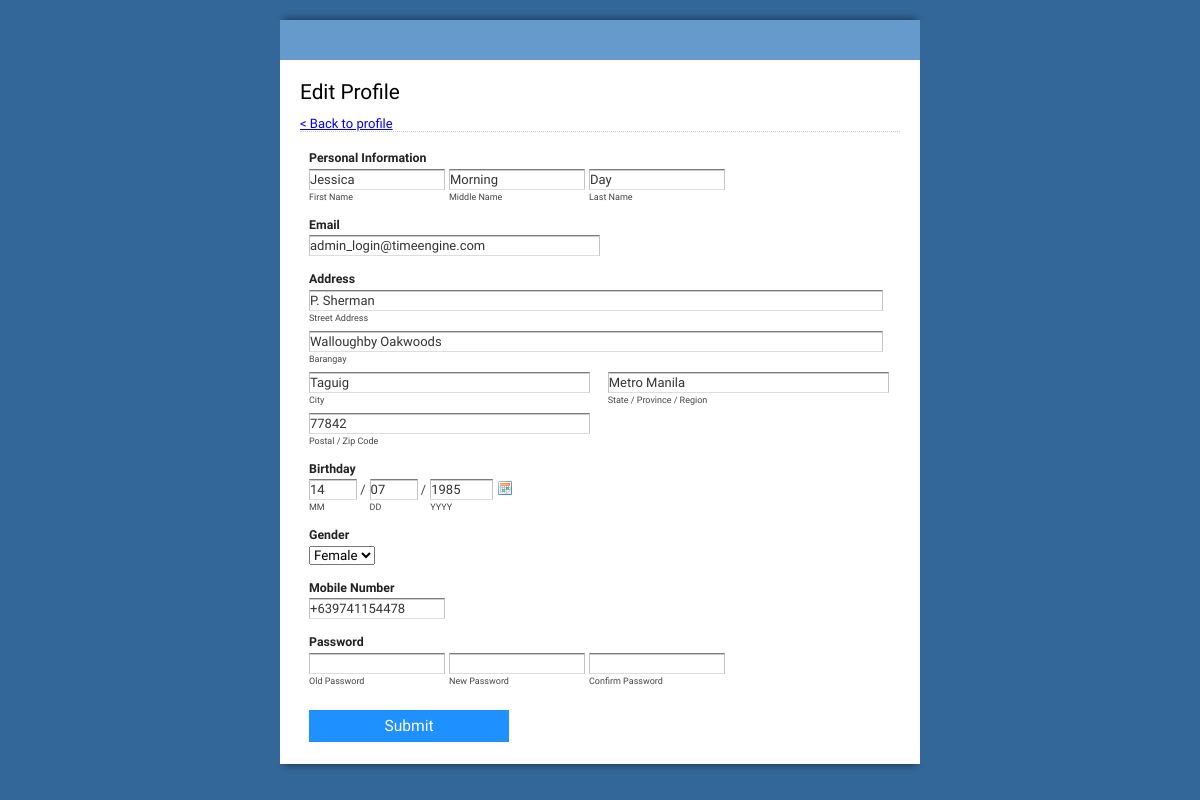
The page /edit.php (signed in) on the database its author committed.
### tables this page shows
CREATE TABLE IF NOT EXISTS employee(
	id int(10) AUTO_INCREMENT PRIMARY KEY,
    username VARCHAR(50) NOT NULL,
    password VARCHAR(100) NOT NULL,
    first_name VARCHAR(50) NOT NULL,
    middle_name VARCHAR(50) NOT NULL,
    last_name VARCHAR(50) NOT NULL,
    address VARCHAR(200) NOT NULL,
    barangay VARCHAR(200) NOT NULL,
    city VARCHAR(100) NOT NULL,
    province VARCHAR(100) NOT NULL,
    zip VARCHAR(10) NOT NULL,
    gender VARCHAR(1) NOT NULL,
    phone VARCHAR(20) NOT NULL,
    role VARCHAR(20) NOT NULL,
    birth_day varchar(5),
    birth_month varchar(20),
    birth_year varchar(10),
    time_status varchar(10)
);

### edit.php (the view, shortened to what this page needs)
<?php
require_once './connection.php';
$username = $_SESSION['username'];
$SQL_GET_PROFILE = "SELECT * FROM time_engine.employee WHERE username = '$username'";
$result = $connection->query($SQL_GET_PROFILE);
if($result->num_rows > 0) {
	$profile = $result->fetch_assoc();
} else {
	header($_SERVER['SERVER_PROTOCOL'] . ' 500 Internal Server Error', true, 500);
}
?>
<!DOCTYPE html PUBLIC "-//W3C//DTD XHTML 1.0 Transitional//EN" "http://www.w3.org/TR/xhtml1/DTD/xhtml1-transitional.dtd">
<html xmlns="http://www.w3.org/1999/xhtml">
<head>
	<link rel="stylesheet" type="text/css" href="./form/view.css" media="all">
</head>
<body id="main_body" >
<img id="top" src="/employee/form/top.png" alt="">
<div id="form_container">
	<h1><a>Employee Registration</a></h1>
	<form id="form_16373" class="appnitro"  method="post" action="">
		<div class="form_description">
			<h2>Edit Profile</h2>
			<a href="/employee/dashboard.php" class="back">< Back to profile</a>
		</div>
		<ul >
			<li id="li_1" >
				<label class="description" for="element_1">Personal Information </label>
				<span>
			<input id="first_name" name="first_name" class="element text" maxlength="255" size="14"  value="<?=$profile['first_name']?>" required/>
			<label class="tam">First Name</label>
		</span>
				<span>
			<input id="middle_name" name="middle_name" class="element text" maxlength="255" size="14"  value="<?=$profile['middle_name']?>" />
		<label class="tam">Middle Name</label>
		</span>
				<span>
			<input id="last_name" name="last_name" class="element text" maxlength="255" size="14"  value="<?=$profile['last_name']?>" required/>
			<label class="tam">Last Name</label>
		</span>
			</li>		<li id="li_2" >
				<label class="description" for="element_2">Email </label>
				<div>
					<input id="usernam" name="username" class="element text medium" type="email" maxlength="255"  value="<?=$profile['username']?>" disabled />
				</div>
			</li>		<li id="li_3" >
				<label class="description" for="element_3">Address </label>
				<div>
					<input id="address" name="address" class="element text large"  value="<?=$profile['address']?>" type="text">
					<label for="element_3_1">Street Address</label>
				</div>
				<div>
					<input id="barangay" name="barangay" class="element text large"  value="<?=$profile['barangay']?>" type="text">
					<label for="element_3_2">Barangay</label>
				</div>
				<div class="left">
					<input id="city" name="city" class="element text medium"  value="<?=$profile['city']?>" type="text">
					<label for="element_3_3">City</label>
				</div>
				<div class="right">
					<input id="province" name="province" class="element text medium"  value="<?=$profile['province']?>"  type="text">
					<label for="element_3_4">State / Province / Region</label>
				</div>
				<div class="left">
					<input id="zip" name="zip" class="element text medium" maxlength="15"  value="<?=$profile['zip']?>"  type="text">
					<label for="element_3_5">Postal / Zip Code</label>
				</div>
			</li>
            <li id="li_4" >
                <label class="description" for="element_4">Birthday</label>
                <span>
			<input id="element_4_1" name="element_4_1" class="element text" size="2" maxlength="2" value="<?=$profile['birth_month']?>" type="text"> /
			<label for="element_4_1">MM</label>
		</span>
                <span>
			<input id="element_4_2" name="element_4_2" class="element text" size="2" maxlength="2" value="<?=$profile['birth_day']?>" type="text"> /
			<label for="element_4_2">DD</label>
		</span>
                <span>
	 		<input id="element_4_3" name="element_4_3" class="element text" size="4" maxlength="4" value="<?=$profile['birth_year']?>" type="text">
			<label for="element_4_3">YYYY</label>
		</span>
                <span id="calendar_4">
			<img id="cal_img_4" class="datepicker" src="./form/calendar.gif" alt="Pick a date.">
		</span>
            </li>
			<li id="li_2" >
				<label class="description" for="element_2">Gender</label>
				<div>
					<select name="gender" id="gender">
						<option value="F" <?= $profile['gender'] == 'F' ? 'selected' : '' ?>>Female</option>
					</select>
				</div>
			</li>
			<li id="li_5" >
				<label class="description" for="element_5">Mobile Number</label>
				<span>
			<input id="phone" name="phone" class="element text" maxlength="255" size="14" value="<?=$profile['phone']?>" />
		</span>
			</li>
			<li id="li_1" >
				<label class="description" for="element_1">Password</label>
				<span>
			<input id="old_password" name="old_password" class="element text" maxlength="255" size="14" value="" type="password"/>
		<label class="tam">Old Password</label>
		</span>
				<span>
			<input id="new_password" name="new_password" class="element text" maxlength="255" size="14" value="" type="password"/>
		<label class="tam">New Password</label>
		</span>
				<span>
			<input id="confirm_password" name="confirm_password" class="element text" maxlength="255" size="14" value="" type="password"/>
			<label class="tam">Confirm Password</label>
		</span>
			</li>
			<li class="buttons">
				<input id="saveForm" class="button_text" type="submit" name="submit" value="Submit" />
			</li>
		</ul>
	</form>
</div>
<img id="bottom" src="bottom.png" alt="">
</body>
</html>

### form/view.css (style rules this page uses)
* { font-family: 'Source Sans Pro', sans-serif; }
body { background:#336699; font-family:"Lucida Grande", Tahoma, Arial, Verdana, sans-serif; font-size:small; margin:8px 0 16px; text-align:center; }
#form_container { background:#fff; margin:0 auto; text-align:left; width:640px; }
#top { display:block; height:10px; margin:10px auto 0; width:650px; }
#bottom { display:block; height:10px; margin:0 auto; width:650px; }
form.appnitro { margin:20px 20px 0; padding:0 0 20px; }
h1 { background-color:#6699CC; margin:0; min-height:0; padding:0; text-decoration:none; text-indent:-8000px; }
h1 a { display:block; height:100%; min-height:40px; overflow:hidden; }
img { behavior:url(css/iepngfix.htc); border:none; }
.appnitro { font-family:Lucida Grande, Tahoma, Arial, Verdana, sans-serif; font-size:small; }
.appnitro li { width:61%; }
form ul { font-size:100%; list-style-type:none; margin:0; padding:0; width:100%; }
form li { display:block; margin:0; padding:4px 5px 2px 9px; position:relative; }
form li:after { clear:both; content:"."; display:block; height:0; visibility:hidden; }
.buttons:after { clear:both; content:"."; display:block; height:0; visibility:hidden; }
.buttons { clear:both; display:block; margin-top:10px; }
form li div { color:#444; margin:0 4px 0 0; padding:0 0 8px; }
form li span { color:#444; float:left; margin:0 4px 0 0; padding:0 0 8px; }
form li div.left { display:inline; float:left; width:48%; }
form li div.right { display:inline; float:right; width:48%; }
form li div.left .medium { width:100%; }
form li div.right .medium { width:100%; }
form li div label { clear:both; color:#444; display:block; font-size:9px; line-height:9px; margin:0; padding-top:3px; }
form li span label { clear:both; color:#444; display:block; font-size:9px; line-height:9px; margin:0; padding-top:3px; }
form li .datepicker { cursor:pointer !important; float:left; height:16px; margin:.1em 5px 0 0; padding:0; width:16px; }
.form_description { border-bottom:1px dotted #ccc; clear:both; display:inline-block; margin:0 0 1em; }
.form_description[class] { display:block; }
.form_description h2 { clear:left; font-size:160%; font-weight:400; margin:0 0 3px; }
input.button_text { overflow:visible; padding:0 7px; width:auto; }
.buttons input { font-size:120%; margin-right:5px; }
label.description { border:none; color:#222; display:block; font-size:95%; font-weight:700; line-height:150%; padding:0 0 1px; }
input.text { background:#fff url(../../../images/shadow.gif) repeat-x top; border-bottom:1px solid #ddd; border-left:1px solid #c3c3c3; border-right:1px solid #c3c3c3; border-top:1px solid #7c7c7c; color:#333; font-size:100%; margin:0; padding:2px 0; }
input.medium { width:50%; }
input.large { width:99%; }
.no_guidelines form li { width:97%; }
input { padding: 10px; }
#saveForm { border: none; height: 2rem; background-color: dodgerblue; color: white; width: 200px; }

### rows shown on the page
employee: first_name "Jessica", middle_name "Morning", last_name "Day", username "admin_login@timeengine.com", address "P. Sherman", barangay "Walloughby Oakwoods", city "Taguig", province "Metro Manila", zip "77842", element_4_1 "14", element_4_2 "07", element_4_3 "1985", gender "Female", phone "+639741154478"
